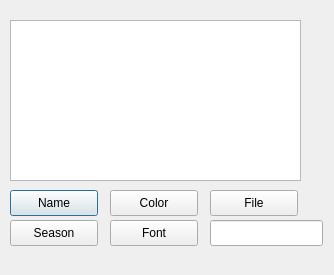
<?xml version="1.0" encoding="UTF-8"?>
<ui version="4.0">
 <class>Dialog</class>
 <widget class="QDialog" name="Dialog">
  <property name="geometry">
   <rect>
    <x>0</x>
    <y>0</y>
    <width>334</width>
    <height>275</height>
   </rect>
  </property>
  <property name="windowTitle">
   <string>Dialog</string>
  </property>
  <widget class="QTextEdit" name="textEdit">
   <property name="geometry">
    <rect>
     <x>10</x>
     <y>20</y>
     <width>291</width>
     <height>161</height>
    </rect>
   </property>
  </widget>
  <widget class="QPushButton" name="pushButton">
   <property name="geometry">
    <rect>
     <x>10</x>
     <y>190</y>
     <width>88</width>
     <height>26</height>
    </rect>
   </property>
   <property name="text">
    <string>Name</string>
   </property>
  </widget>
  <widget class="QPushButton" name="pushButton_2">
   <property name="geometry">
    <rect>
     <x>10</x>
     <y>220</y>
     <width>88</width>
     <height>26</height>
    </rect>
   </property>
   <property name="text">
    <string>Season</string>
   </property>
  </widget>
  <widget class="QPushButton" name="pushButton_3">
   <property name="geometry">
    <rect>
     <x>110</x>
     <y>190</y>
     <width>88</width>
     <height>26</height>
    </rect>
   </property>
   <property name="text">
    <string>Color</string>
   </property>
  </widget>
  <widget class="QPushButton" name="pushButton_4">
   <property name="geometry">
    <rect>
     <x>110</x>
     <y>220</y>
     <width>88</width>
     <height>26</height>
    </rect>
   </property>
   <property name="text">
    <string>Font</string>
   </property>
  </widget>
  <widget class="QPushButton" name="pushButton_5">
   <property name="geometry">
    <rect>
     <x>210</x>
     <y>190</y>
     <width>88</width>
     <height>26</height>
    </rect>
   </property>
   <property name="text">
    <string>File</string>
   </property>
  </widget>
  <widget class="QLineEdit" name="lineEdit">
   <property name="geometry">
    <rect>
     <x>210</x>
     <y>220</y>
     <width>113</width>
     <height>26</height>
    </rect>
   </property>
  </widget>
 </widget>
 <resources/>
 <connections/>
</ui>
